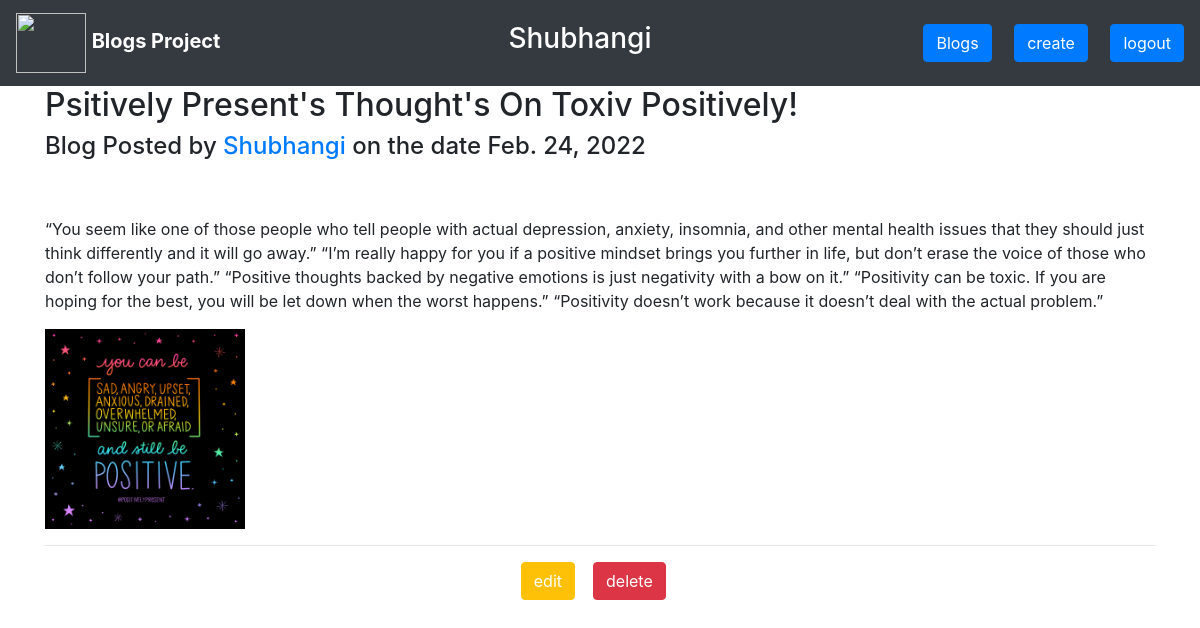
The app's page /detail/4/ (signed in) with its own data.
### blogapp/models.py (models this page shows, shortened)
class Blogs(models.Model):
    title=models.CharField(max_length=100)
    body=models.TextField()
    date_posted=models.DateField(auto_now_add=True)
    blog_image=models.ImageField(upload_to='blog-image/',blank=True,null=True)
    user=models.ForeignKey(User,on_delete=models.CASCADE)

### blogapp/views.py (the view)
# urls.py: path("detail/<int:id>/",views.detail_view),
@login_required
def detail_view(request,id):
    obj=Blogs.objects.get(pk=id)
    return render(request,"blogapp/detail.html",{'obj':obj})

### blogapp/templates/blogapp/detail.html (shortened to what this page needs)
<!DOCTYPE html>
<html lang="en">
<head>
    {% load crispy_forms_tags %}
    <link rel="stylesheet" href="https://maxcdn.bootstrapcdn.com/bootstrap/4.0.0/css/bootstrap.min.css">
</head>
<body>
    <nav class="navbar navbar-dark bg-dark">
        <a class="navbar-brand" href="#">
            <img src="https://cdn.pixabay.com/photo/2014/04/18/10/08/blog-327070_640.jpg" height='60' width='70'>
            <b>Blogs Project</b>
        </a>
        <h3 style="color:white">{{user}}</h3>
        <div>
             <a href="/index/" style="color:white" class='btn btn-primary'>Blogs</a>&nbsp;&nbsp;&nbsp;&nbsp;
             <a href="/create/" style="color:white" class='btn btn-primary'>create</a>&nbsp;&nbsp;&nbsp;&nbsp;
             <a href="/logout/" style="color:white" class='btn btn-primary'>logout</a>
        </div>
    </nav>
    <div class="container">
           <h2>{{obj.title}}</h2></a>
           <h4>Blog Posted by <a href="/user/{{obj.user.id}}/">{{obj.user}}</a> on the date {{obj.date_posted}}</h4><br><br>
           <p>{{obj.body}}</p>
          {% if obj.blog_image %}
              <img src="{{obj.blog_image.url}}" height='200' width='200' alt="">
          {% endif %}
          <hr>
    </div>
          {% if user.id == obj.user.id %}
            <div style="text-align:center">
             <a href="/update/{{obj.id}}/" style="color:white" class='btn btn-warning'>edit</a>&nbsp;&nbsp;&nbsp;
             <a href="/delete/{{obj.id}}/" style="color:white" class='btn btn-danger'>delete</a>&nbsp;&nbsp;&nbsp;
            </div>
          {% endif %}
</body>
</html>

### records on screen
Blogs: title "Psitively Present's Thought's On Toxiv Positively!", user "Shubhangi", date_posted "Feb. 24, 2022", body "“You seem like one of those people who tell people with actual depression, anxiety, insomnia, and other mental health issues that they should just think differently and it will go away.” “I’m really happy for you if a positive mindset brings you further in life, but don’t erase the voice of those who don’t follow your path.” “Positive thoughts backed by negative emotions is just negativity with a bow on it.” “Positivity can be toxic. If you are hoping for the best, you will be let down when the worst happens.” “Positivity doesn’t work because it doesn’t deal with the actual problem.”", blog_image (picture)

### other values on screen
{{ user }} "Shubhangi"
